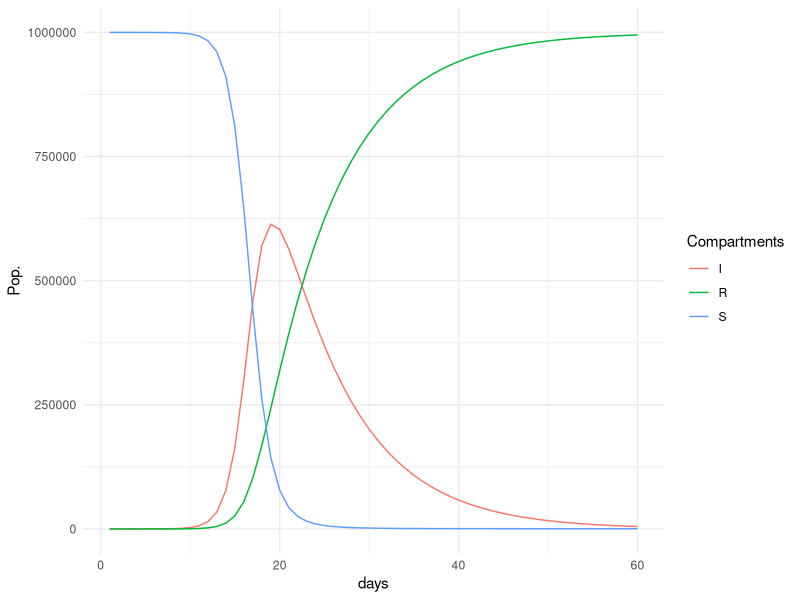
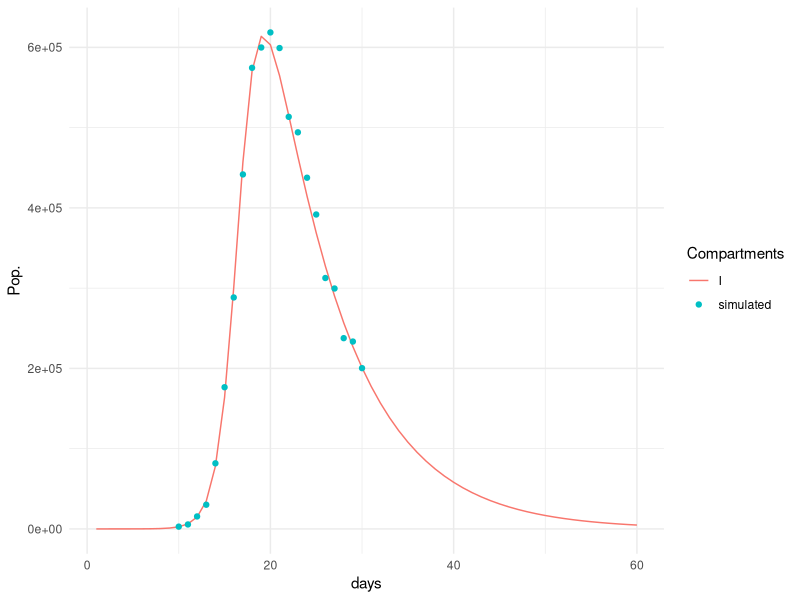
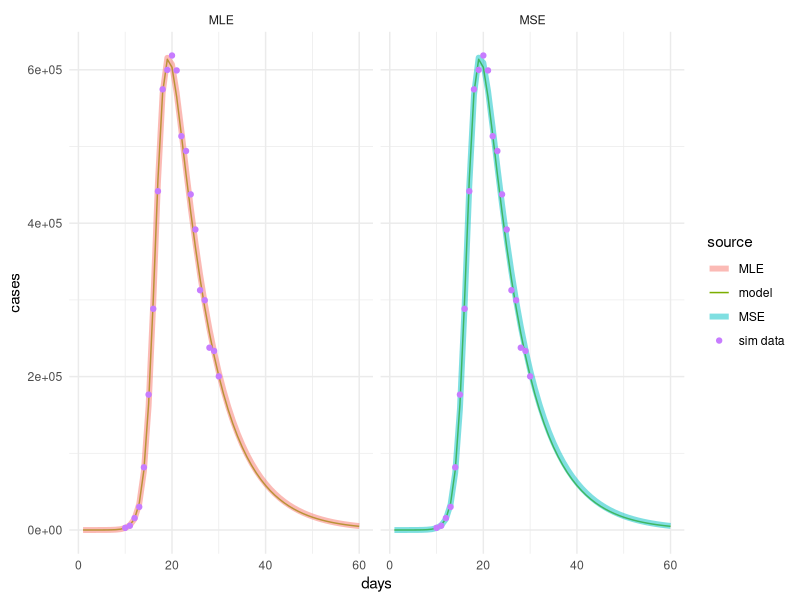

The R script that drew these images, in order:
## ---- chunk 1
plot_folder <- file.path("plots", "param-estimation/")
if (!dir.exists(plot_folder)) dir.create(plot_folder)

knitr::opts_chunk$set(message = FALSE, dpi = 400, fig.path = "plots/")

library(deSolve) # for solving differential equations
library(dplyr) # to easily manipulate data
library(tidyr) # also to manipulate data
library(ggplot2) # for nice plots

requireNamespace("knitr")

plot_model <- function(sim) {

  # Transform a data set from wide to long format
  tidyr::pivot_longer(
    data = sim, # the simulation data
    cols = -time, # we don't want to transform this variable
    names_to = "comps", # the new column in which to put the compartment name
    values_to = "value" # the new column in which to put the estimated value
  ) |> # pipe operator, you need R > 4.1 to use it or use |> defined in dplyr
    ggplot(aes(x = time, y = value, color = comps)) + # setup the plot
    geom_line() + # add a line for each compartment
    theme_minimal() + # prettier than the default theme
    labs(x = "days", y = "Pop.", color = "Compartments") # add some names
}
## ---- chunk 2
# install.packages(c("deSolve", "dplyr", "tidyr", "ggplot"))
library(deSolve) # for solving differential equations
library(dplyr) # to easily manipulate data
library(tidyr) # also to manipulate data
library(ggplot2) # for nice plots
## ---- chunk 3

# The state of the model at the beginning of the simulation
initial_conditions <- c(
  S = 10^6, # a population of 1 mln inhabitants
  I = 1, # initial infectious case introduced in the population
  R = 0 # the population is naive to the pathogen
)

parameters <- c(
  beta = 1, # one effective contact per day
  gamma = 1 / 8 # the disease last eight days -> gamma = 0.125
)

days <- 1:60 # a vector of days on which to solve the model
## ---- chunk 4
sir_model <- function(time, state, parameters) {

  # tell R to look for variable names within the state and parameters objects
  with(as.list(c(state, parameters)), {

    # Calculating the total population size N
    # (the sum of the number of people in each compartment)
    N <- S + I + R

    # Defining lambda as a function of beta and I:
    lambda <- beta * I / N

    # The differential equations
    dS <- -lambda * S # the change in susceptible individuals
    dI <- lambda * S - gamma * I # the change in infectious individuals
    dR <- gamma * I # the change in immune individuals

    # Return the number of people in the S, I and R compartments at each
    # time step (in the same order as the input state variables)
    return(list(c(dS, dI, dR)))
  })
}
## ---- chunk 5
simulation <- as.data.frame(deSolve::ode(
  y = initial_conditions, # the initial condition
  times = days, # the vector of times at which evaluating the model
  func = sir_model, # the function that describes the SIR model
  parms = parameters # the model parameters
))
## ---- chunk 6
plot_model(simulation)
## ---- chunk 7

set.seed(27827) # to get reproducible results

cases <- simulation$I + # the expected number of infected
  # random proportional normal noise around the rate
  rnorm(nrow(simulation), 0, simulation$I / 20)

# use a Poisson process to simulate the number of cases
cases <- rpois(nrow(simulation), cases)

sim_data <- data.frame(time = days, cases) |>
  # subset the simulated data to evaluate out-of-sample performance
  filter(time >= 10 & time <= 30)

plot_model(simulation |> select(time, I)) + # plot the simulated prevalence
  # add the generated random cases
  geom_point(data = sim_data, aes(x = time, y = cases, color = "simulated"))
## ---- chunk 8
init_vals <- c(beta = 1, gamma = 1)
## ---- chunk 9
obj_fun <- function(parms, data) {
  # Calculate model output
  traj <- as.data.frame(deSolve::ode(
    # some arguments are taken from the global space:
    y = initial_conditions, func = sir_model, times = days,
    # parms is generated by optim()
    parms = parms
  ))

  # retain only simulated cases for which we have data
  pred_cases <- traj$I[traj$time %in% data$time]

  # Calculate sum of squared errors of the model fit,
  # taking the mean is not necessary since N is always the same
  SSE <- sum((pred_cases - data$cases)^2)

  return(SSE)
}

# -> next slide...
## ---- chunk 10

outMSE <- optim(
  par = c(beta = 1, gamma = 1), # initial values for the parameters
  fn = obj_fun, # the function to minimize
  data = sim_data # extra custom parameters to pass to fn
)

outMSE
## ---- chunk 11
obj_fun <- function(parms, data) {
  # Calculate model output
  traj <- as.data.frame(deSolve::ode(
    # some arguments are taken from the global space:
    y = initial_conditions, func = sir_model, times = days,
    # parms is generated by optim()
    parms = parms
  ))

  # retain only simulated cases for which we have data
  pred_cases <- traj$I[traj$time %in% data$time]

  # Calculate Poisson likelihood. Notice log = TRUE to allow using a sum of
  # log-likelihood values instead of the product of likelihoods
  LL <- sum(dpois(x = data$cases, lambda = pred_cases, log = TRUE))

  return(-LL) # we take the negative since optim() performs minimization
}

# -> next slide...
## ---- chunk 12

outMLE <- optim(
  par = c(beta = 1, gamma = 1), # initial values for the parameters
  fn = obj_fun, # the function to minimize
  data = sim_data # extra custom parameters to pass to fn
)

outMLE
## ---- chunk 13
simMSE <- as.data.frame(deSolve::ode(
  y = initial_conditions,
  times = days,
  func = sir_model,
  parms = outMSE$par # parameters fitted by MSE
))

simMLE <- as.data.frame(deSolve::ode(
  y = initial_conditions,
  times = days,
  func = sir_model,
  parms = outMLE$par # parameters fitted by MLE
))

# join the two simulations
eval_data <- bind_rows(
  data.frame(source = "MSE", days = days, cases = simMSE$I),
  data.frame(source = "MLE", days = days, cases = simMLE$I)
)

# -> next slide...
## ---- chunk 14
# plot them using as background the original simulated epidemic ("model")
# overshadowed by the epidemics generated by the estimated parameters,
# and the simulated random data
ggplot(eval_data, aes(x = days, y = cases, color = source)) +
  geom_line(data = simulation, aes(x = time, y = I, color = "model")) +
  geom_line(alpha = .5, size = 2) +
  geom_point(data = sim_data, aes(x = time, y = cases, color = "sim data")) +
  facet_wrap(~source) +
  theme_minimal()
